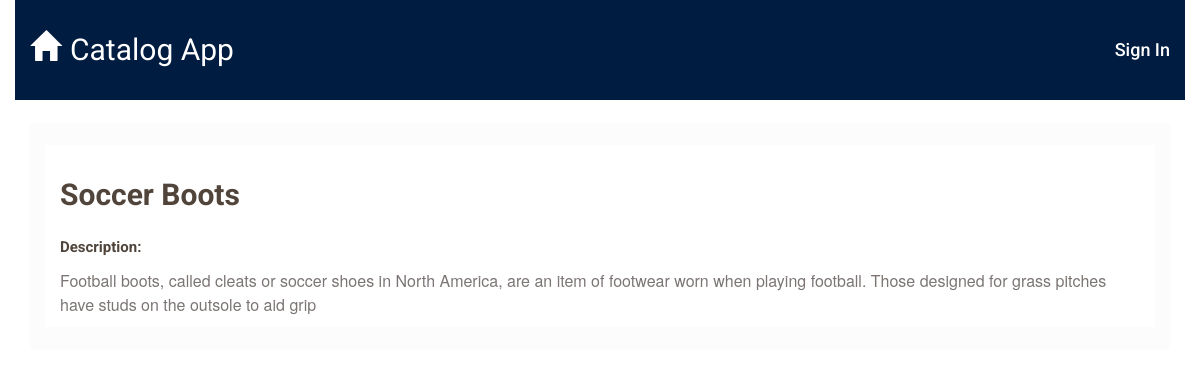
The app's page /catalog/1/2 with its own data.
### database_setup.py (models this page shows, shortened)
class CatalogItems(Base):
    __tablename__ = 'catalog_item'
    title = Column(String(100), nullable=False)
    id = Column(Integer, primary_key=True)
    description = Column(String(250))
    catagories_id = Column(Integer, ForeignKey('catagories.id'))
    catagories = relationship(Catagories)
    user_id = Column(Integer, ForeignKey('user.id'))
    user = relationship(User)

### application.py (the view)
@app.route('/catalog/<int:catagories_id>/<int:id>')
def showItem(catagories_id, id):
    DBSession = sessionmaker(bind=engine)
    session = DBSession()
    catagories = session.query(Catagories).filter_by(id=catagories_id).one()
    items = session.query(CatalogItems).filter_by(id=id, catagories_id=catagories_id).first()
    creator = getUserInfo(catagories.user_id)
    if 'username' not in login_session or creator.id == login_session['user_id']:
        return render_template('publicItem.html', items=items, catagories=catagories, creator=creator)
    else:
        return render_template('item.html', items=items, catagories=catagories, creator=creator)

### application.py (called while the page is built)
def getUserInfo(user_id):
    user = session.query(User).filter_by(id=user_id).one()
    return user

### templates/publicItem.html
{% extends "main.html" %}
{% block content %}
{% include "header.html" %}
<div class="col-md-12 content-page">
    <div class="col-md-12 item_content">
        <h1 class="title">{{items.title}}</h1>
        <p class="description">Description:</p>
        <p>{{items.description}}</p>
    </div>
</div>
{% endblock %}

### static/styles.css (style rules this page uses)
* { font-family: "Helvetica Neue Bold", Roboto, Helvetica, Arial, sans-serif; font-weight: 700; }
h1 { font-family: "Helvetica Neue Light", Roboto, Helvetica, Arial, sans-serif; font-size: 30px; color: #51453B; line-height: 60px; font-weight: 300; }
.description { font-family: "Helvetica Neue Light", Roboto, Helvetica, Arial, sans-serif; font-size: 15px; color: #51453B; font-weight: 300; font-weight: bold; }
.content-page { margin-top: 2%; padding-bottom: 2%; background: #FCFCFC; }
.item_content { background: #FFFFFF; margin-top: 2%; }
.title { font-family: "Helvetica Neue Light", Roboto, Helvetica, Arial, sans-serif; font-size: 30px; color: #51453B; line-height: 60px; font-weight: 300; font-weight: bold; }
p { font-family: "Helvetica Neue", Roboto, Helvetica, Arial, sans-serif; font-size: 16px; color: #7B7573; line-height: 24px; font-weight: 400; }

### records on screen
CatalogItems: title "Soccer Boots", description "Football boots, called cleats or soccer shoes in North America, are an item of footwear worn when playing football. Those designed for grass pitches have studs on the outsole to aid grip"
